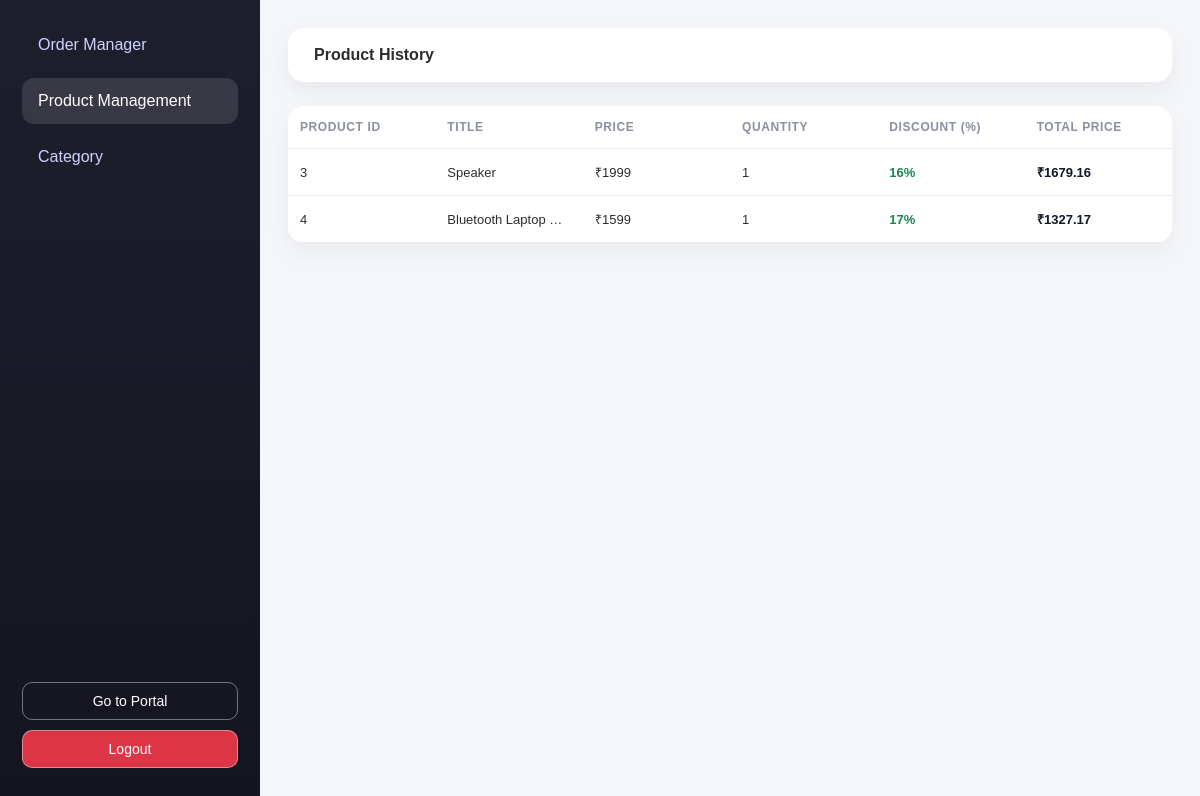
Page /products/get-orders/1/productmanager (signed in) on the earlier database version.
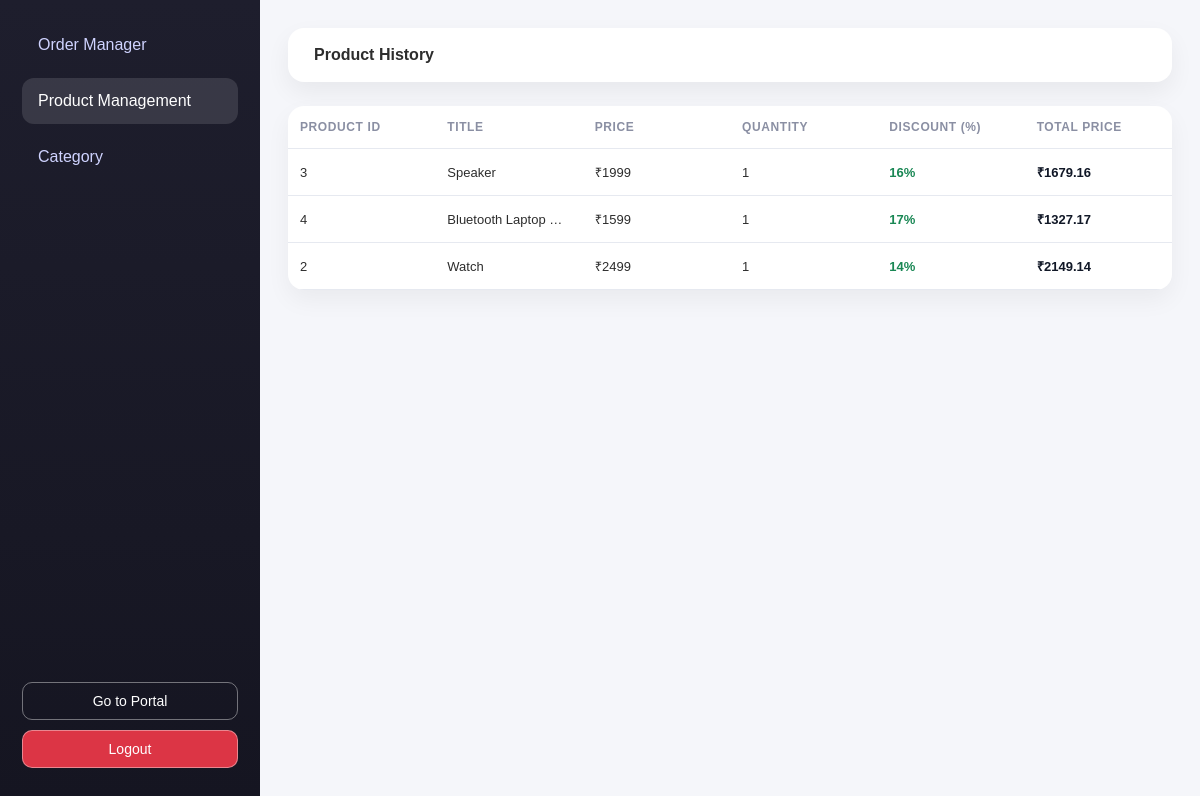
Same page on the later database version.
### db.py (models this page shows)
class Order(Base):
    __tablename__ = "orders"
    o_id=Column(Integer,primary_key=True,index=True)
    c_id = Column(Integer,ForeignKey("users.id"))
    p_id=Column(Integer,ForeignKey("products.p_id"))
    total_price=Column(Integer,nullable=False)
    is_delivered=Column(Boolean,default=False)
    payment_status=Column(String, nullable=False, default="pending")
    quantity=Column(Integer,nullable=False)
    payment = relationship("Payment", back_populates="order", uselist=False)

class Products(Base):
    __tablename__ = "products"
    p_id=Column(Integer,primary_key=True,index=True)
    title=Column(String,nullable=False,unique=True)
    description=Column(String)
    price=Column(Integer,nullable=False)
    discount=Column(Integer,nullable=False)
    image=Column(String,nullable=False)
    category=Column(String,nullable=False)

### main.py (the view)
@app.get("/products/get-orders/{user_id}/productmanager",response_model=list[ProductManger],tags=["Product manager endpoint"])
def product_manager(request:Request,user_id:int,current_user:User = Depends(user_authentication),db:Session=Depends(get_db)):
    if current_user.id != user_id:
        return RedirectResponse("/", 303)
    pro=db.query(Order,Products).join(Products,Order.p_id==Products.p_id).filter(Order.c_id==current_user.id).all()
    response=[]
    for o,p in pro :
        response.append(ProductManger(
        p_id=p.p_id,
        title=p.title,
        price=p.price,
        quantity=o.quantity,
        discount=p.discount,
        total_price=o.total_price
        ))
    response= templates.TemplateResponse("product_manager.html",{"request":request,"user_id":current_user.id,"pro":response})
    return no_cache(response)

### Template/product_manager.html (shortened to what this page needs)
<!DOCTYPE html>
<html lang="en">
<head>
    <link href="{{ url_for('static', path='/style2.css') }}" rel="stylesheet">
</head>
<body>
<div class="dashboard">
    <aside class="sidebar">
        <ul class="menu">
         <li>
                <a href="/products/get-orders/{{user_id}}">
                    Order Manager
                </a>
            </li>
            <li class="active">
                <a href="#">Product Management</a>
            </li>
            <li>
                <a href="/products/get-orders/{{user_id}}/category">
                    Category
                </a>
            </li>
        </ul>
        <div class="sidebar-footer">
            <button onclick="firstfunction()">
                Go to Portal
            </button>
            <a href="/logout"><button>Logout</button></a>
        </div>
    </aside>
    <main class="content">
        <header class="topbar">
            <h4>Product History</h4>
        </header>
        {% if pro %}
        <div>
            <div class="card">
                <table>
                    <thead>
                        <tr>
                            <th>Product ID</th>
                            <th>Title</th>
                            <th>Price</th>
                            <th>Quantity</th>
                            <th>Discount (%)</th>
                            <th>Total Price</th>
                        </tr>
                    </thead>
                    <tbody>
                    {% for p in pro %}
                        <tr>
                            <td>{{ p.p_id }}</td>
                            <td>{{ p.title }}</td>
                            <td>₹{{ p.price }}</td>
                            <td>{{ p.quantity }}</td>
                            <td class="discount-value">
    {{ p.discount }}%
</td>
                            <td class="total-price">
                                ₹{{ p.total_price }}
                            </td>
                        </tr>
                    {% endfor %}
                    </tbody>
                </table>
            </div>
        </div>
        {% else %}
        <div>
            <p>📦 No products found.</p>
        </div>
        {% endif %}
    </main>
</div>
</body>
</html>

Differences in the rows shown:
added Order: p_id "2", title "Watch", price "2499", quantity "1", discount "14", total_price "2149.14"
